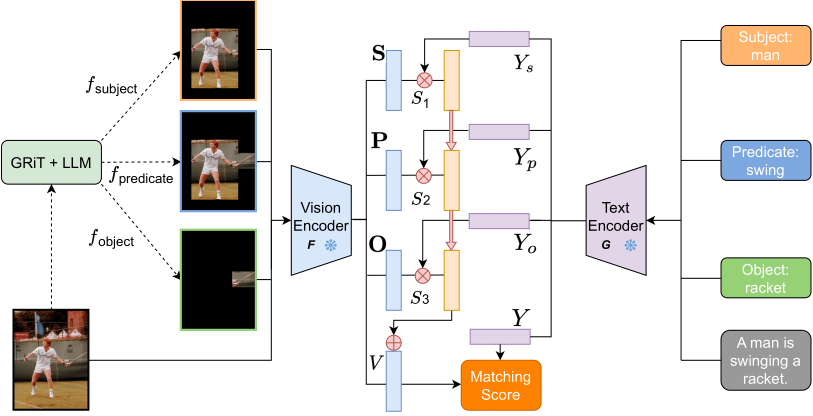
#> input picture assets/overview.png, 1626 x 831 px (shown at 1/2 size)
$ python -i parse_image.py   (imports and definitions only)
#> lines starting #> are read from the running program, lines starting #| are printed output that depends on the picture
import json
from PIL import Image, ImageDraw
import numpy as np
import numpy as np

matching_path = "../vl-checklist-matching/{}_{}.json"
text_json_path = "../vl-checklist-text-json/{}_{}.json"
image_path = "/path/to/vl-checklist/image_folder/{}.jpg"
caption_path = "../vl-checklist-caption-json/{}.json"

def text_correct(result):
    return result["c0_i0"] > result["c1_i0"] and result["c1_i1"] > result["c0_i1"]

def image_correct(result):
    return result["c0_i0"] > result["c0_i1"] and result["c1_i1"] > result["c1_i0"]

def group_correct(result):
    return image_correct(result) and text_correct(result)

# [113 lines left out: functions scoreing, send_gpu, get_matching, get_sentence_json, black_outside_rectangle, create_sub_image_obj and 2 more, not called in this run]

def create_collage(images):
    # Open the images
    image1 = images[0]
    image2 = images[1]
    image3 = images[2]
    image4 = images[3]

    # Get the dimensions of the images
    width, height = image1.size

    # Create a new blank image for the collage
    collage_width = 2 * width
    collage_height = 2 * height
    collage = Image.new('RGB', (collage_width, collage_height))

    # Resize and paste the images into the collage
    resized_image1 = image1.resize((width, height))
    resized_image2 = image2.resize((width, height))
    resized_image3 = image3.resize((width, height))
    resized_image4 = image4.resize((width, height))

    collage.paste(resized_image1, (0, 0))
    collage.paste(resized_image2, (width, 0))
    collage.paste(resized_image3, (0, height))
    collage.paste(resized_image4, (width, height))

    # Resize the collage to the original size of one image
    collage = collage.resize((width, height))

    # Return the collage
    return collage

# [34 lines left out: function create_relation_object, not called in this run]

>>> import cv2
>>> picture = cv2.imread('../assets/overview.png', cv2.IMREAD_GRAYSCALE)
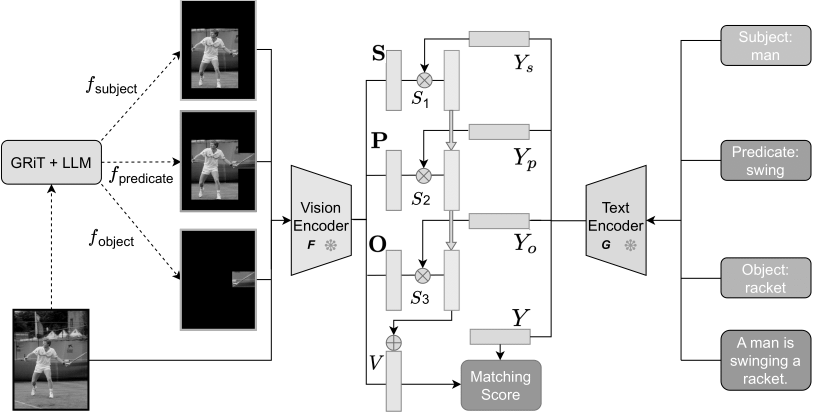
#> picture: shape (831, 1626) (shown at 1/2 size); min 0, max 255, mean 223.5
>>> result = create_collage(picture)
#> in create_collage, `image1 = images[0]`: image1 = 1626 values, max 255 at index 0, min 195 at index 360, mean 249.3
#> in create_collage, `image2 = images[1]`: image2 has the same summary as image1
#> in create_collage, `image3 = images[2]`: image3 = 1626 values, max 255 at index 0, min 0 at index 365, mean 231.8
#> in create_collage, `image4 = images[3]`: image4 = 1626 values, max 255 at index 0, min 0 at index 364, mean 231.8
#> (the run stopped early here; a loop or call above may not have finished)
